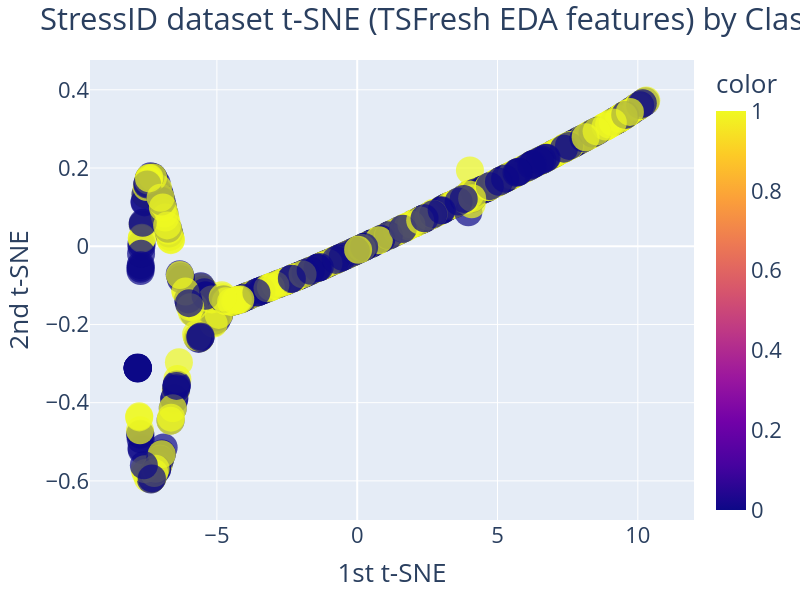
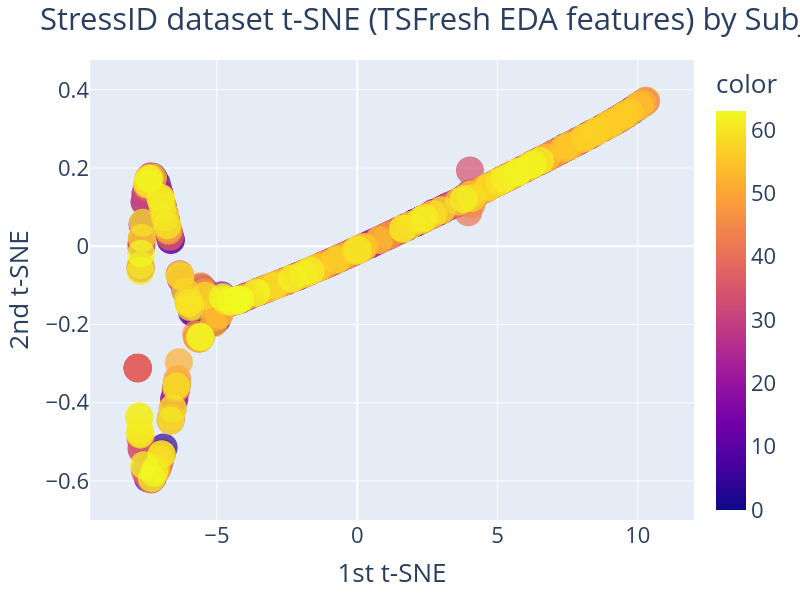
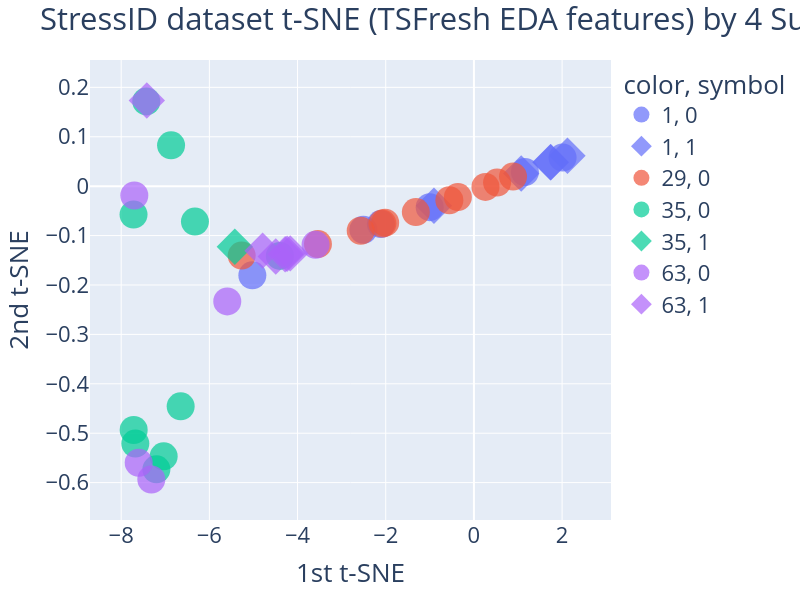

Notebook code for these charts, in order:
### Code cell
# t-SNE in StressID
# Best N-comp=2, Perp=190 np.arange(20, 220, 20) eda_rel_features
si_Ncomp = 2
si_Perp = 190
BY_CLASS = True
colors = y if BY_CLASS else subjects_in_columns

si_tsne = TSNE(n_components=si_Ncomp, perplexity=si_Perp, random_state=RANDOM_STATE)
si_X_tsne = si_tsne.fit_transform(eda_rel_features)
display(si_tsne.kl_divergence_)

fig_cls = px.scatter(x=si_X_tsne[:, 0], y=si_X_tsne[:, 1], color=y, width=800, height=600, opacity=0.5)
fig_cls.update_layout(
    title="StressID dataset t-SNE (TSFresh EDA features) by Class",
    xaxis_title="1st t-SNE",
    yaxis_title="2nd t-SNE",
    font=dict(size=22),
)
fig_cls.update_traces(marker=dict(size=28, opacity=0.7), selector=dict(mode="markers"))
config["toImageButtonOptions"]["filename"] = "tSNE-tsFresh-EDA-byclass"
fig_cls.show(config=config)

fig_subj = px.scatter(x=si_X_tsne[:, 0], y=si_X_tsne[:, 1], color=subjects_in_columns, width=800, height=600)
fig_subj.update_layout(
    title="StressID dataset t-SNE (TSFresh EDA features) by Subject",
    xaxis_title="1st t-SNE",
    yaxis_title="2nd t-SNE",
    font=dict(size=22),
)
fig_subj.update_traces(marker=dict(size=28, opacity=0.7), selector=dict(mode="markers"))
config["toImageButtonOptions"]["filename"] = "tSNE-tsFresh-EDA-bysubject"
fig_subj.show(config=config)

# Picking a small sample of subjects to show
n_subjects = 4
subjects_to_show = np.random.choice(range(len(subject_to_group)), size=n_subjects)
subject_mask = [n in subjects_to_show for n in subjects_in_columns]
filtered_subjects_rows = [str(subject) for subject, flag in zip(subjects_in_columns, subject_mask) if flag]
filtered_classes_rows = [str(label) for label, flag in zip(y.values, subject_mask) if flag]

fig_subj = px.scatter(x=si_X_tsne[:, 0][subject_mask], y=si_X_tsne[:, 1][subject_mask], color=filtered_subjects_rows, symbol=filtered_classes_rows, width=800, height=600)
fig_subj.update_layout(
    title=f"StressID dataset t-SNE (TSFresh EDA features) by {n_subjects} Subject",
    xaxis_title="1st t-SNE",
    yaxis_title="2nd t-SNE",
    font=dict(size=22),
)
fig_subj.update_traces(marker=dict(size=28, opacity=0.7), selector=dict(mode="markers"))
config["toImageButtonOptions"]["filename"] = f"tSNE-tsFresh-ECGEDA-by{n_subjects}subj"
fig_subj.show(config=config)

### Figure 1 — Plotly figure (JSON) as saved in the notebook; plotly's stock layout.template omitted (floating-point values rounded to 4 significant figures; data arrays with more than 128 entries replaced by an {"elided": "..."} marker saying what was removed)
{"data": [{"hovertemplate": "x=%{x}<br>y=%{y}<br>color=%{marker.color}<extra></extra>", "legendgroup": "", "marker": {"color": {"elided": "675 int values"}, "coloraxis": "coloraxis", "opacity": 0.7, "size": 28, "symbol": "circle"}, "mode": "markers", "name": "", "orientation": "v", "showlegend": false, "type": "scatter", "x": {"elided": "675 float values"}, "xaxis": "x", "y": {"elided": "675 float values"}, "yaxis": "y"}], "layout": {"coloraxis": {"colorbar": {"title": {"text": "color"}}, "colorscale": [[0, "#0d0887"], [0.1111, "#46039f"], [0.2222, "#7201a8"], [0.3333, "#9c179e"], [0.4444, "#bd3786"], [0.5556, "#d8576b"], [0.6667, "#ed7953"], [0.7778, "#fb9f3a"], [0.8889, "#fdca26"], [1, "#f0f921"]]}, "font": {"size": 22}, "height": 600, "legend": {"tracegroupgap": 0}, "margin": {"t": 60}, "title": {"text": "StressID dataset t-SNE (TSFresh EDA features) by Class"}, "width": 800, "xaxis": {"anchor": "y", "domain": [0, 1], "title": {"text": "1st t-SNE"}}, "yaxis": {"anchor": "x", "domain": [0, 1], "title": {"text": "2nd t-SNE"}}}}

### Figure 2 — Plotly figure (JSON) as saved in the notebook; plotly's stock layout.template omitted (floating-point values rounded to 4 significant figures; data arrays with more than 128 entries replaced by an {"elided": "..."} marker saying what was removed)
{"data": [{"hovertemplate": "x=%{x}<br>y=%{y}<br>color=%{marker.color}<extra></extra>", "legendgroup": "", "marker": {"color": {"elided": "675 int values"}, "coloraxis": "coloraxis", "opacity": 0.7, "size": 28, "symbol": "circle"}, "mode": "markers", "name": "", "orientation": "v", "showlegend": false, "type": "scatter", "x": {"elided": "675 float values"}, "xaxis": "x", "y": {"elided": "675 float values"}, "yaxis": "y"}], "layout": {"coloraxis": {"colorbar": {"title": {"text": "color"}}, "colorscale": [[0, "#0d0887"], [0.1111, "#46039f"], [0.2222, "#7201a8"], [0.3333, "#9c179e"], [0.4444, "#bd3786"], [0.5556, "#d8576b"], [0.6667, "#ed7953"], [0.7778, "#fb9f3a"], [0.8889, "#fdca26"], [1, "#f0f921"]]}, "font": {"size": 22}, "height": 600, "legend": {"tracegroupgap": 0}, "margin": {"t": 60}, "title": {"text": "StressID dataset t-SNE (TSFresh EDA features) by Subject"}, "width": 800, "xaxis": {"anchor": "y", "domain": [0, 1], "title": {"text": "1st t-SNE"}}, "yaxis": {"anchor": "x", "domain": [0, 1], "title": {"text": "2nd t-SNE"}}}}

### Figure 3 — Plotly figure (JSON) as saved in the notebook; plotly's stock layout.template omitted (floating-point values rounded to 4 significant figures)
{"data": [{"hovertemplate": "color=1<br>symbol=0<br>x=%{x}<br>y=%{y}<extra></extra>", "legendgroup": "1, 0", "marker": {"color": "#636efa", "opacity": 0.7, "size": 28, "symbol": "circle"}, "mode": "markers", "name": "1, 0", "orientation": "v", "showlegend": true, "type": "scatter", "x": [-5.025, 1.157, 2.011, -2.507, -1.003, -2.108], "xaxis": "x", "y": [-0.1804, 0.02859, 0.05792, -0.08838, -0.04255, -0.07675], "yaxis": "y"}, {"hovertemplate": "color=1<br>symbol=1<br>x=%{x}<br>y=%{y}<extra></extra>", "legendgroup": "1, 1", "marker": {"color": "#636efa", "opacity": 0.7, "size": 28, "symbol": "diamond"}, "mode": "markers", "name": "1, 1", "orientation": "v", "showlegend": true, "type": "scatter", "x": [1.744, 1.736, -0.9068, 2.121, 1.073], "xaxis": "x", "y": [0.04853, 0.04827, -0.03964, 0.06163, 0.02574], "yaxis": "y"}, {"hovertemplate": "color=29<br>symbol=0<br>x=%{x}<br>y=%{y}<extra></extra>", "legendgroup": "29, 0", "marker": {"color": "#EF553B", "opacity": 0.7, "size": 28, "symbol": "circle"}, "mode": "markers", "name": "29, 0", "orientation": "v", "showlegend": true, "type": "scatter", "x": [-2.012, 0.5249, -0.5566, -1.317, 0.2616, -5.267, -2.076, -0.3631, 0.8875, -3.537, -2.568], "xaxis": "x", "y": [-0.07384, 0.007317, -0.02849, -0.05242, -0.001439, -0.1404, -0.07572, -0.02199, 0.01945, -0.1172, -0.09023], "yaxis": "y"}, {"hovertemplate": "color=35<br>symbol=0<br>x=%{x}<br>y=%{y}<extra></extra>", "legendgroup": "35, 0", "marker": {"color": "#00cc96", "opacity": 0.7, "size": 28, "symbol": "circle"}, "mode": "markers", "name": "35, 0", "orientation": "v", "showlegend": true, "type": "scatter", "x": [-7.716, -7.43, -7.201, -4.401, -6.651, -6.327, -6.868, -7.036, -7.679, -7.719], "xaxis": "x", "y": [-0.4935, 0.1715, -0.5731, -0.1411, -0.4456, -0.07167, 0.08271, -0.5467, -0.5209, -0.05752], "yaxis": "y"}, {"hovertemplate": "color=35<br>symbol=1<br>x=%{x}<br>y=%{y}<extra></extra>", "legendgroup": "35, 1", "marker": {"color": "#00cc96", "opacity": 0.7, "size": 28, "symbol": "diamond"}, "mode": "markers", "name": "35, 1", "orientation": "v", "showlegend": true, "type": "scatter", "x": [-5.423], "xaxis": "x", "y": [-0.1227], "yaxis": "y"}, {"hovertemplate": "color=63<br>symbol=0<br>x=%{x}<br>y=%{y}<extra></extra>", "legendgroup": "63, 0", "marker": {"color": "#ab63fa", "opacity": 0.7, "size": 28, "symbol": "circle"}, "mode": "markers", "name": "63, 0", "orientation": "v", "showlegend": true, "type": "scatter", "x": [-7.702, -5.594, -3.592, -7.316, -7.603], "xaxis": "x", "y": [-0.0189, -0.2333, -0.1188, -0.5937, -0.56], "yaxis": "y"}, {"hovertemplate": "color=63<br>symbol=1<br>x=%{x}<br>y=%{y}<extra></extra>", "legendgroup": "63, 1", "marker": {"color": "#ab63fa", "opacity": 0.7, "size": 28, "symbol": "diamond"}, "mode": "markers", "name": "63, 1", "orientation": "v", "showlegend": true, "type": "scatter", "x": [-4.281, -4.494, -4.237, -4.166, -4.792, -7.419], "xaxis": "x", "y": [-0.1379, -0.1423, -0.1368, -0.136, -0.1305, 0.1734], "yaxis": "y"}], "layout": {"font": {"size": 22}, "height": 600, "legend": {"title": {"text": "color, symbol"}, "tracegroupgap": 0}, "margin": {"t": 60}, "title": {"text": "StressID dataset t-SNE (TSFresh EDA features) by 4 Subject"}, "width": 800, "xaxis": {"anchor": "y", "domain": [0, 1], "title": {"text": "1st t-SNE"}}, "yaxis": {"anchor": "x", "domain": [0, 1], "title": {"text": "2nd t-SNE"}}}}
